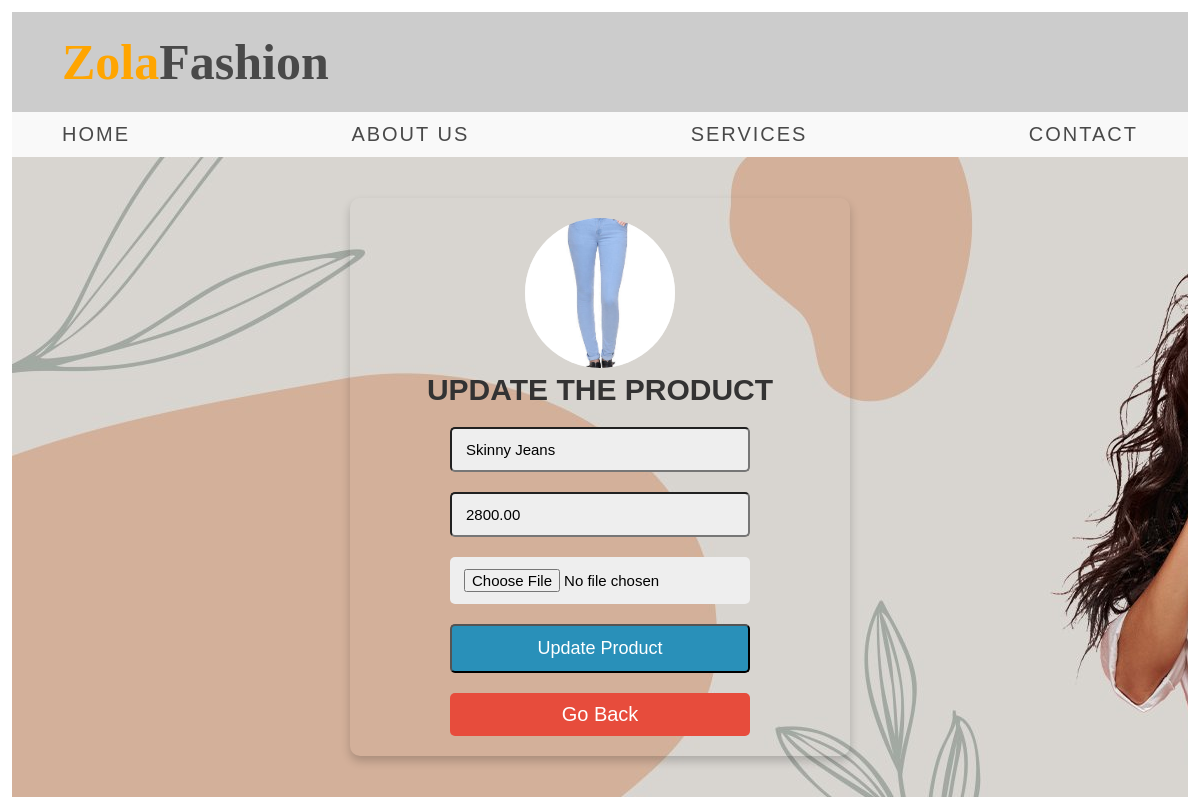
The page /item_update.php?edit=2 on the database its author committed.
### tables this page shows
CREATE TABLE `item` (
  `id` int(255) NOT NULL,
  `item_name` varchar(255) NOT NULL,
  `price` decimal(10,2) NOT NULL,
  `item_image` varchar(255) NOT NULL
);

### item_update.php (the view, shortened to what this page needs)
<?php
include 'configuration.php';
$user_id = $_GET['edit'];
?>
<html>
<head>
<link rel = "stylesheet" type="text/css" href="style.css"/>
</head>
<body>
<div class="wrapper">
<div class="n1" >
	<div class="left">
		<div class="logo"><p><span>Zola</span>Fashion</p></div>
	</div>
</div>
<div class="n2">
		<ul>
			<li><a href="home.php">Home</a></li>
			<li><a href="about.php">About Us</a></li>
			<li><a href="services.php">Services</a></li>
			<li><a href="contact.php">Contact</a></li>
		</ul>
</div>
<div class="main">
<?php
	$sql = "SELECT * FROM item WHERE id='$user_id'";
	$result = mysqli_query($conn, $sql);
	if(mysqli_num_rows($result)>0){
		$fetch = mysqli_fetch_assoc($result);
	}
?>
	<form action="<?php $_SERVER['PHP_SELF']?>" method="POST" enctype="multipart/form-data">
	<div class="d1">
<?php
	if($fetch['item_image']==''){
			echo '<img src="images/1.png">';
	}
	else{
		echo '<img src="uploaded_img/'.$fetch['item_image'].'">';
	}
?>
		<h3> Update the Product</h3>
		<input type="text" name="item_name" value="<?php echo $fetch['item_name']?>">
		<input type="number" name="price" value="<?php echo $fetch['price']?>">
		<input type="file" name="item_image" accept="image/jpg, image/webp, image/png">
		<input type="submit" name="update_product" value="Update Product"></br>
		<center><a href="item.php" class="btn">Go Back</a></center>
		</div>
	</form>
</body>
</html>

### style.css (style rules this page uses)
* { padding: 0; margin: 0; list-style:none; text-decoration: none; box-sizing: border-box; font-family: 'Poppins', sans-serif; }
.wrapper { border: 1px; padding:1%; margin: 0 auto; }
.n1 { width: 100%; height: 100px; padding:0 50px; background: #ccc; display: flex; justify-content: space-between; align-items: center; }
.logo p { font-size: 50px; font-weight: bold; color: #494949; margin-right: 25px; font-family: 'Mountains of Christmas', cursive; }
.logo p span { font-family: 'Mountains of Christmas', cursive; color: orange; }
.n2 { width: 100%; background:#f9f9f9; height: 45px; padding:0 50px; }
.n2 ul { width: 100%; height: 45px; display: flex; justify-content: space-between; align-items: center; }
.n2 ul li a { color: #494949; letter-spacing:2px; text-transform: uppercase; font-size: 20px; }
.btn { border-radius:5px; padding: 10px 30px; color:white; display: block; text-align:center; cursor:pointer; font-size:20px; margin-top:10px; width:60%; background: #e74c3c; }
.main { min-height: 80vh; display: flex; align-items: center; justify-content: center; padding: 10px 10px 10px 10px; background: url(images/4.jpg); }
.main form { padding: 20px 0; border-radius: 10px; box-shadow: 0 5px 10px rgba(0,0,0,.2); background: transparent; text-align: center; width: 500px; }
.main form h3 { font-size: 30px; text-transform: uppercase; margin-bottom: 10px; color: #333; }
.main input, select { width: 60%; padding: 12px 14px; font-size: 15px; margin: 10px 0; background: #eee; border-radius:5px; }
.main form input[type="submit"] { font-style: bold; font-size:18px; border-radius:5px; background: #2990b9; color: white; }
.d1 img { height: 150px; width: 150px; border-radius: 50%; object-fit: cover; margin-bottom: 5px; background:#eee; }

### rows shown on the page
item: item_image (picture), item_name "Skinny Jeans", price "2800.00"
